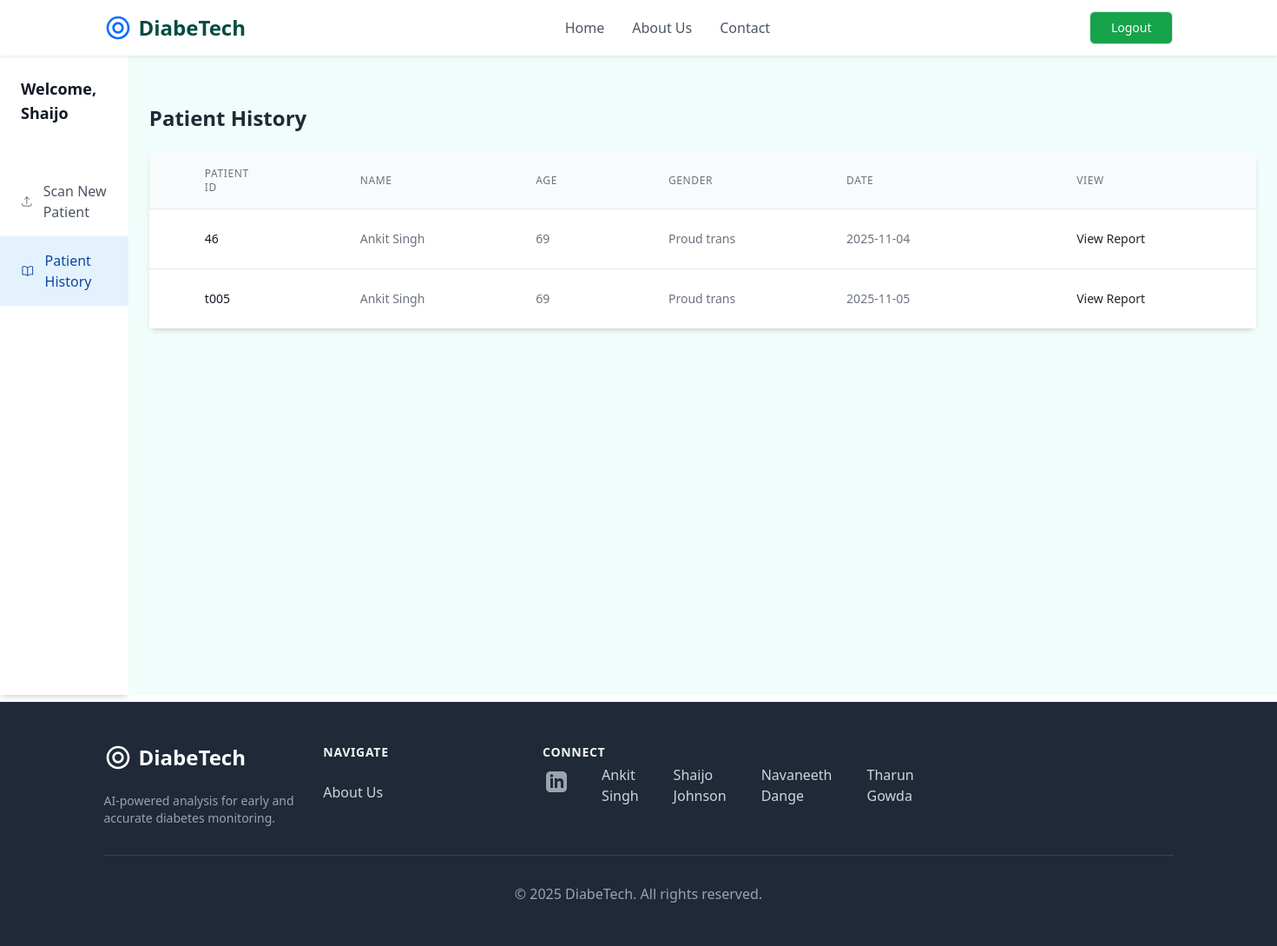
The page /patienthistory (signed in) on the database as committed earlier.
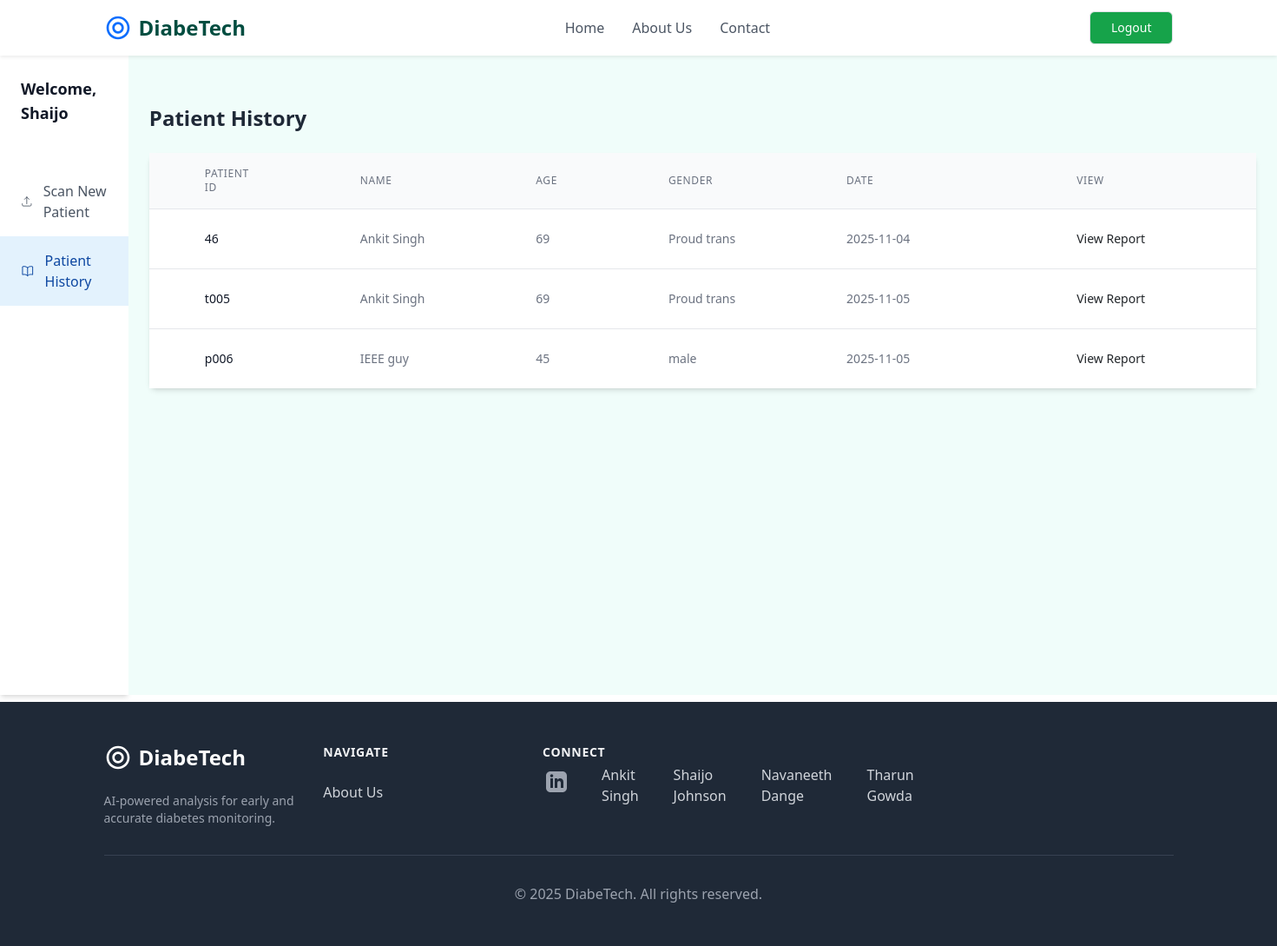
The same page on the database as committed later.
### retinopathy/modules.py (models this page shows, shortened)
class Patient(db.Model):
    patient_id = db.Column(db.String(20), unique = True, nullable = False, primary_key = True)
    name = db.Column(db.String(100), nullable = False)
    age = db.Column(db.Integer, nullable = False)
    sex = db.Column(db.String(10), nullable = False)
    RightEye_image_file = db.Column(db.String(100), nullable = False, default = 'default.jpg')
    LeftEye_image_file = db.Column(db.String(100), nullable = False, default = 'default.jpg')
    RightEye_diagnosis = db.Column(db.String(200), nullable = False)
    LeftEye_diagnosis = db.Column(db.String(200), nullable = False)
    date_uploaded = db.Column(db.DateTime, nullable = False, default = datetime.utcnow)
    user_id = db.Column(db.Integer, db.ForeignKey('user.id'), nullable = False)
    processed_RightEye_image_file = db.Column(db.String(100), nullable = True)
    processed_LeftEye_image_file = db.Column(db.String(100), nullable = True)
    RightEye_prediction = db.Column(db.Integer, nullable = True)
    LeftEye_prediction = db.Column(db.Integer, nullable = True)

### retinopathy/routes.py (the view)
@app.route('/patienthistory')
@login_required
def patient_history():
	patients = Patient.query.filter_by(user_id=current_user.id).all()
	return render_template('patienthistory.html', patients=patients)

### retinopathy/modules.py (called while the page is built)
@login_manager.user_loader
def load_user(user_id):
    return User.query.get(int(user_id))

### retinopathy/templates/patienthistory.html (shortened to what this page needs)
{% extends "layout.html" %}
{% block content %}
<div class="flex h-screen" style="height: calc(100vh - 64px);">
            <aside class="w-64 bg-white shadow-md hidden md:block">
                <div class="py-4 px-6">
                    <h2 class="text-lg font-semibold text-gray-900">Welcome, {{ current_user.username }}</h2>
                </div>
                <nav class="mt-6">
                    <a href="{{ url_for('analyze_image') }}" data-page="scan-patient" class="flex items-center px-6 py-3 text-gray-600 hover:bg-gray-100">
                        <svg class="h-6 w-6" xmlns="http://www.w3.org/2000/svg" fill="none" viewBox="0 0 24 24" stroke-width="1.5" stroke="currentColor"><path stroke-linecap="round" stroke-linejoin="round" d="M3 16.5v2.25A2.25 2.25 0 005.25 21h13.5A2.25 2.25 0 0021 18.75V16.5m-13.5-9L12 3m0 0l4.5 4.5M12 3v13.5" /></svg>
                        <span class="ml-3">Scan New Patient</span>
                    </a>
                    <a href="{{ url_for('patient_history') }}" data-page="patient-list" class="flex items-center px-6 py-3 bg-secondary-light text-secondary-dark font-medium">
                        <span class="ml-3">Patient History</span>
                    </a>
                </nav>
            </aside>
<div class="p-4 md:p-8 bg-teal-50 flex-1">
    <main>
        <div class="mt-8">
            <h2 class="text-2xl font-semibold text-gray-800 mb-4">Patient History</h2>
                <div class="mt-6 bg-white shadow-md rounded-lg ">
                    <table class="w-auto divide-y divide-gray-200">
                        <thead class="bg-gray-50">
                            <tr>
                                <th scope="col" class="px-16 py-3 text-left text-xs font-medium text-gray-500 uppercase tracking-wider">Patient ID</th>
                                <th scope="col" class="px-16 py-3 text-left text-xs font-medium text-gray-500 uppercase tracking-wider">Name</th>
                                <th scope="col" class="px-16 py-3 text-left text-xs font-medium text-gray-500 uppercase tracking-wider">Age</th>
                                <th scope="col" class="px-16 py-3 text-left text-xs font-medium text-gray-500 uppercase tracking-wider">Gender</th>
                                <th scope="col" class="px-16 py-3 text-left text-xs font-medium text-gray-500 uppercase tracking-wider">Date</th>
                                <th scope="col" class="px-32 py-3 text-left text-xs font-medium text-gray-500 uppercase tracking-wider">View</th>
                            </tr>
                        </thead>
                        <tbody class="bg-white divide-y divide-gray-200">
                        {% for patient in patients %}
                            <tr>
                                <td class="px-16 py-4 whitespace-nowrap text-sm font-medium text-gray-900">{{ patient.patient_id }}</td>
                                <td class="px-16 py-4 whitespace-nowrap text-sm text-gray-500">{{ patient.name }}</td>
                                <td class="px-16 py-4 whitespace-nowrap text-sm text-gray-500">{{ patient.age }}</td>
                                <td class="px-16 py-4 whitespace-nowrap text-sm text-gray-500">{{ patient.sex }}</td>
                                <td class="px-16 py-4 whitespace-nowrap text-sm text-gray-500">{{ patient.date_uploaded.strftime('%Y-%m-%d') }}
                                <td class="px-32 py-4 whitespace-nowrap text-right text-sm font-medium">
                                    <a href="{{ url_for('patient_report', patient_id=patient.patient_id) }}" class="text-secondary-DEFAULT hover:text-secondary-dark">View Report</a>
                                </td>
                            </tr>
                        {% endfor %}
                        </tbody>
                    </table>
                </div>
            </div>
        </main>
    </div>
{% endblock content %}

Rows that differ between the two databases and show on the page:
added Patient: patient_id "p006", name "IEEE guy", age "45", sex "male", date_uploaded "2025-11-05"
